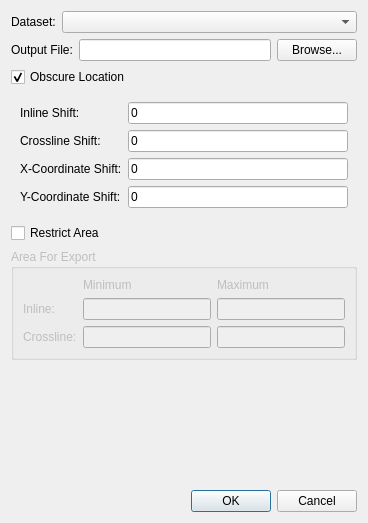
<?xml version="1.0" encoding="UTF-8"?>
<ui version="4.0">
 <class>ExportSeismicDialog</class>
 <widget class="QDialog" name="ExportSeismicDialog">
  <property name="geometry">
   <rect>
    <x>0</x>
    <y>0</y>
    <width>368</width>
    <height>523</height>
   </rect>
  </property>
  <property name="windowTitle">
   <string>Export Dataset</string>
  </property>
  <layout class="QVBoxLayout" name="verticalLayout">
   <item>
    <layout class="QHBoxLayout" name="horizontalLayout_2">
     <item>
      <widget class="QLabel" name="label">
       <property name="text">
        <string>Dataset:</string>
       </property>
      </widget>
     </item>
     <item>
      <widget class="QComboBox" name="cbDataset">
       <property name="sizePolicy">
        <sizepolicy hsizetype="MinimumExpanding" vsizetype="Fixed">
         <horstretch>0</horstretch>
         <verstretch>0</verstretch>
        </sizepolicy>
       </property>
      </widget>
     </item>
    </layout>
   </item>
   <item>
    <layout class="QHBoxLayout" name="horizontalLayout">
     <item>
      <widget class="QLabel" name="label_2">
       <property name="text">
        <string>Output File:</string>
       </property>
      </widget>
     </item>
     <item>
      <widget class="QLineEdit" name="leOutputFile">
       <property name="readOnly">
        <bool>true</bool>
       </property>
      </widget>
     </item>
     <item>
      <widget class="QPushButton" name="pbBrowse">
       <property name="text">
        <string>Browse...</string>
       </property>
      </widget>
     </item>
    </layout>
   </item>
   <item>
    <widget class="QCheckBox" name="cbObscure">
     <property name="text">
      <string>Obscure Location</string>
     </property>
     <property name="checked">
      <bool>true</bool>
     </property>
    </widget>
   </item>
   <item>
    <widget class="QWidget" name="wdObscure" native="true">
     <property name="enabled">
      <bool>true</bool>
     </property>
     <layout class="QGridLayout" name="gridLayout_2">
      <item row="0" column="0">
       <widget class="QLabel" name="label_7">
        <property name="text">
         <string>Inline Shift:</string>
        </property>
       </widget>
      </item>
      <item row="0" column="1">
       <widget class="QLineEdit" name="leShiftIl">
        <property name="text">
         <string>0</string>
        </property>
       </widget>
      </item>
      <item row="1" column="0">
       <widget class="QLabel" name="label_8">
        <property name="text">
         <string>Crossline Shift:</string>
        </property>
       </widget>
      </item>
      <item row="1" column="1">
       <widget class="QLineEdit" name="leShiftXl">
        <property name="text">
         <string>0</string>
        </property>
       </widget>
      </item>
      <item row="2" column="0">
       <widget class="QLabel" name="label_9">
        <property name="text">
         <string>X-Coordinate Shift:</string>
        </property>
       </widget>
      </item>
      <item row="2" column="1">
       <widget class="QLineEdit" name="leShiftX">
        <property name="enabled">
         <bool>true</bool>
        </property>
        <property name="text">
         <string>0</string>
        </property>
       </widget>
      </item>
      <item row="3" column="0">
       <widget class="QLabel" name="label_10">
        <property name="text">
         <string>Y-Coordinate Shift:</string>
        </property>
       </widget>
      </item>
      <item row="3" column="1">
       <widget class="QLineEdit" name="leShiftY">
        <property name="enabled">
         <bool>true</bool>
        </property>
        <property name="text">
         <string>0</string>
        </property>
       </widget>
      </item>
     </layout>
    </widget>
   </item>
   <item>
    <widget class="QCheckBox" name="cbRestrictArea">
     <property name="text">
      <string>Restrict Area</string>
     </property>
    </widget>
   </item>
   <item>
    <widget class="QGroupBox" name="gbArea">
     <property name="enabled">
      <bool>false</bool>
     </property>
     <property name="title">
      <string>Area For Export</string>
     </property>
     <layout class="QGridLayout" name="gridLayout">
      <item row="0" column="1">
       <widget class="QLabel" name="label_3">
        <property name="text">
         <string>Minimum</string>
        </property>
       </widget>
      </item>
      <item row="0" column="2">
       <widget class="QLabel" name="label_4">
        <property name="text">
         <string>Maximum</string>
        </property>
       </widget>
      </item>
      <item row="1" column="0">
       <widget class="QLabel" name="label_5">
        <property name="text">
         <string>Inline:</string>
        </property>
       </widget>
      </item>
      <item row="1" column="1">
       <widget class="QLineEdit" name="leMinInline"/>
      </item>
      <item row="1" column="2">
       <widget class="QLineEdit" name="leMaxInline"/>
      </item>
      <item row="2" column="0">
       <widget class="QLabel" name="label_6">
        <property name="text">
         <string>Crossline:</string>
        </property>
       </widget>
      </item>
      <item row="2" column="1">
       <widget class="QLineEdit" name="leMinCrossline"/>
      </item>
      <item row="2" column="2">
       <widget class="QLineEdit" name="leMaxCrossline"/>
      </item>
     </layout>
    </widget>
   </item>
   <item>
    <spacer name="verticalSpacer">
     <property name="orientation">
      <enum>Qt::Vertical</enum>
     </property>
     <property name="sizeHint" stdset="0">
      <size>
       <width>20</width>
       <height>40</height>
      </size>
     </property>
    </spacer>
   </item>
   <item>
    <widget class="QDialogButtonBox" name="buttonBox">
     <property name="orientation">
      <enum>Qt::Horizontal</enum>
     </property>
     <property name="standardButtons">
      <set>QDialogButtonBox::Cancel|QDialogButtonBox::Ok</set>
     </property>
    </widget>
   </item>
  </layout>
 </widget>
 <resources/>
 <connections>
  <connection>
   <sender>buttonBox</sender>
   <signal>accepted()</signal>
   <receiver>ExportSeismicDialog</receiver>
   <slot>accept()</slot>
   <hints>
    <hint type="sourcelabel">
     <x>248</x>
     <y>254</y>
    </hint>
    <hint type="destinationlabel">
     <x>157</x>
     <y>274</y>
    </hint>
   </hints>
  </connection>
  <connection>
   <sender>buttonBox</sender>
   <signal>rejected()</signal>
   <receiver>ExportSeismicDialog</receiver>
   <slot>reject()</slot>
   <hints>
    <hint type="sourcelabel">
     <x>316</x>
     <y>260</y>
    </hint>
    <hint type="destinationlabel">
     <x>286</x>
     <y>274</y>
    </hint>
   </hints>
  </connection>
  <connection>
   <sender>cbRestrictArea</sender>
   <signal>toggled(bool)</signal>
   <receiver>gbArea</receiver>
   <slot>setEnabled(bool)</slot>
   <hints>
    <hint type="sourcelabel">
     <x>208</x>
     <y>99</y>
    </hint>
    <hint type="destinationlabel">
     <x>208</x>
     <y>183</y>
    </hint>
   </hints>
  </connection>
  <connection>
   <sender>cbObscure</sender>
   <signal>toggled(bool)</signal>
   <receiver>wdObscure</receiver>
   <slot>setEnabled(bool)</slot>
   <hints>
    <hint type="sourcelabel">
     <x>64</x>
     <y>102</y>
    </hint>
    <hint type="destinationlabel">
     <x>147</x>
     <y>213</y>
    </hint>
   </hints>
  </connection>
 </connections>
</ui>
